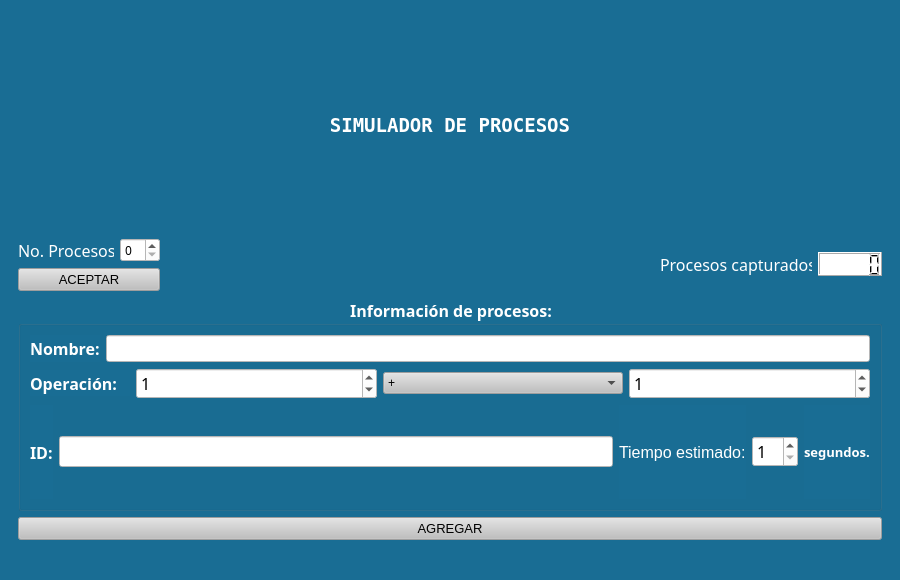
<?xml version="1.0" encoding="UTF-8"?>
<ui version="4.0">
 <class>MainWindow</class>
 <widget class="QMainWindow" name="MainWindow">
  <property name="geometry">
   <rect>
    <x>0</x>
    <y>0</y>
    <width>900</width>
    <height>580</height>
   </rect>
  </property>
  <property name="maximumSize">
   <size>
    <width>900</width>
    <height>580</height>
   </size>
  </property>
  <property name="font">
   <font>
    <family>Ubuntu Light</family>
    <pointsize>12</pointsize>
    <weight>50</weight>
    <bold>false</bold>
   </font>
  </property>
  <property name="windowTitle">
   <string>MainWindow</string>
  </property>
  <property name="styleSheet">
   <string notr="true">color: rgb(255, 255, 255);
background-color: #196D94;</string>
  </property>
  <widget class="QWidget" name="centralwidget">
   <layout class="QGridLayout" name="gridLayout_4">
    <item row="1" column="0">
     <widget class="QStackedWidget" name="stackedWidget">
      <property name="enabled">
       <bool>true</bool>
      </property>
      <property name="currentIndex">
       <number>0</number>
      </property>
      <widget class="QWidget" name="capturaProcesos">
       <property name="font">
        <font>
         <family>Ubuntu Light</family>
         <pointsize>12</pointsize>
        </font>
       </property>
       <layout class="QGridLayout" name="gridLayout_3">
        <item row="0" column="0">
         <widget class="QLabel" name="programName">
          <property name="font">
           <font>
            <family>Terminal</family>
            <pointsize>14</pointsize>
            <weight>75</weight>
            <bold>true</bold>
           </font>
          </property>
          <property name="text">
           <string>SIMULADOR DE PROCESOS</string>
          </property>
          <property name="alignment">
           <set>Qt::AlignCenter</set>
          </property>
         </widget>
        </item>
        <item row="2" column="0">
         <widget class="QGroupBox" name="dataGB">
          <property name="enabled">
           <bool>false</bool>
          </property>
          <property name="font">
           <font>
            <family>Ubuntu Light</family>
            <pointsize>12</pointsize>
            <weight>75</weight>
            <bold>true</bold>
           </font>
          </property>
          <property name="title">
           <string>Información de procesos:</string>
          </property>
          <property name="alignment">
           <set>Qt::AlignCenter</set>
          </property>
          <layout class="QGridLayout" name="gridLayout_2">
           <item row="0" column="0">
            <layout class="QHBoxLayout" name="horizontalLayout_13">
             <item>
              <widget class="QLabel" name="nameLB">
               <property name="font">
                <font>
                 <family>Ubuntu Light</family>
                 <pointsize>12</pointsize>
                </font>
               </property>
               <property name="text">
                <string>Nombre:</string>
               </property>
              </widget>
             </item>
             <item>
              <widget class="QLineEdit" name="nameLE">
               <property name="font">
                <font>
                 <family>Ubuntu</family>
                 <pointsize>12</pointsize>
                 <weight>50</weight>
                 <bold>false</bold>
                </font>
               </property>
               <property name="styleSheet">
                <string notr="true">background-color: rgb(255, 255, 255);
color: rgb(0, 0, 0);</string>
               </property>
              </widget>
             </item>
            </layout>
           </item>
           <item row="2" column="0">
            <layout class="QHBoxLayout" name="horizontalLayout_10">
             <item>
              <widget class="QLabel" name="idLB">
               <property name="font">
                <font>
                 <family>Ubuntu Light</family>
                 <pointsize>12</pointsize>
                </font>
               </property>
               <property name="text">
                <string>ID:</string>
               </property>
              </widget>
             </item>
             <item>
              <widget class="QLineEdit" name="idLE">
               <property name="font">
                <font>
                 <family>Ubuntu Light</family>
                 <pointsize>12</pointsize>
                </font>
               </property>
               <property name="styleSheet">
                <string notr="true">background-color: rgb(255, 255, 255);
color: rgb(0, 0, 0);</string>
               </property>
              </widget>
             </item>
             <item>
              <layout class="QHBoxLayout" name="horizontalLayout_15">
               <item>
                <widget class="QLabel" name="timeEstimatedLB">
                 <property name="font">
                  <font>
                   <family>Ubuntu</family>
                   <pointsize>12</pointsize>
                   <weight>50</weight>
                   <bold>false</bold>
                  </font>
                 </property>
                 <property name="text">
                  <string>Tiempo estimado:</string>
                 </property>
                </widget>
               </item>
               <item>
                <layout class="QHBoxLayout" name="horizontalLayout_16">
                 <item>
                  <widget class="QSpinBox" name="timeEstimatedSP">
                   <property name="font">
                    <font>
                     <family>Ubuntu Light</family>
                     <pointsize>12</pointsize>
                    </font>
                   </property>
                   <property name="styleSheet">
                    <string notr="true">background-color: rgb(255, 255, 255);
color: rgb(0, 0, 0);</string>
                   </property>
                   <property name="minimum">
                    <number>1</number>
                   </property>
                   <property name="value">
                    <number>1</number>
                   </property>
                  </widget>
                 </item>
                 <item>
                  <widget class="QLabel" name="segsLB">
                   <property name="font">
                    <font>
                     <family>Ubuntu Light</family>
                     <pointsize>10</pointsize>
                    </font>
                   </property>
                   <property name="text">
                    <string>segundos.</string>
                   </property>
                  </widget>
                 </item>
                </layout>
               </item>
              </layout>
             </item>
            </layout>
           </item>
           <item row="1" column="0">
            <layout class="QHBoxLayout" name="horizontalLayout_11">
             <item>
              <widget class="QLabel" name="operationLB">
               <property name="maximumSize">
                <size>
                 <width>100</width>
                 <height>26</height>
                </size>
               </property>
               <property name="font">
                <font>
                 <family>Ubuntu Light</family>
                 <pointsize>12</pointsize>
                </font>
               </property>
               <property name="text">
                <string>Operación:</string>
               </property>
              </widget>
             </item>
             <item>
              <layout class="QHBoxLayout" name="horizontalLayout_12">
               <item>
                <widget class="QSpinBox" name="number1SP">
                 <property name="font">
                  <font>
                   <family>Ubuntu Light</family>
                   <pointsize>12</pointsize>
                  </font>
                 </property>
                 <property name="styleSheet">
                  <string notr="true">background-color: rgb(255, 255, 255);
color: rgb(0, 0, 0);</string>
                 </property>
                 <property name="value">
                  <number>1</number>
                 </property>
                </widget>
               </item>
               <item>
                <widget class="QComboBox" name="symbolsCB">
                 <property name="styleSheet">
                  <string notr="true">color: rgb(0, 0, 0);
background-color: rgb(191, 191, 191);</string>
                 </property>
                 <property name="currentIndex">
                  <number>0</number>
                 </property>
                 <item>
                  <property name="text">
                   <string>+</string>
                  </property>
                 </item>
                 <item>
                  <property name="text">
                   <string>-</string>
                  </property>
                 </item>
                 <item>
                  <property name="text">
                   <string>*</string>
                  </property>
                 </item>
                 <item>
                  <property name="text">
                   <string>/</string>
                  </property>
                 </item>
                 <item>
                  <property name="text">
                   <string>% (mod)</string>
                  </property>
                 </item>
                </widget>
               </item>
               <item>
                <widget class="QSpinBox" name="number2SP">
                 <property name="font">
                  <font>
                   <family>Ubuntu Light</family>
                   <pointsize>12</pointsize>
                  </font>
                 </property>
                 <property name="styleSheet">
                  <string notr="true">background-color: rgb(255, 255, 255);
color: rgb(0, 0, 0);</string>
                 </property>
                 <property name="minimum">
                  <number>-99</number>
                 </property>
                 <property name="value">
                  <number>1</number>
                 </property>
                 <property name="displayIntegerBase">
                  <number>10</number>
                 </property>
                </widget>
               </item>
              </layout>
             </item>
            </layout>
           </item>
          </layout>
         </widget>
        </item>
        <item row="1" column="0">
         <layout class="QHBoxLayout" name="horizontalLayout_2">
          <item>
           <layout class="QGridLayout" name="gridLayout">
            <item row="0" column="0">
             <widget class="QLabel" name="processAcountLB">
              <property name="minimumSize">
               <size>
                <width>96</width>
                <height>24</height>
               </size>
              </property>
              <property name="maximumSize">
               <size>
                <width>96</width>
                <height>24</height>
               </size>
              </property>
              <property name="font">
               <font>
                <family>Ubuntu Light</family>
                <pointsize>12</pointsize>
               </font>
              </property>
              <property name="text">
               <string>No. Procesos:</string>
              </property>
             </widget>
            </item>
            <item row="0" column="1">
             <widget class="QSpinBox" name="processNumberSP">
              <property name="minimumSize">
               <size>
                <width>40</width>
                <height>24</height>
               </size>
              </property>
              <property name="maximumSize">
               <size>
                <width>40</width>
                <height>24</height>
               </size>
              </property>
              <property name="font">
               <font>
                <family>Ubuntu Light</family>
               </font>
              </property>
              <property name="styleSheet">
               <string notr="true">background-color: rgb(255, 255, 255);
color: rgb(0, 0, 0);</string>
              </property>
             </widget>
            </item>
            <item row="1" column="0" colspan="2">
             <widget class="QPushButton" name="processAcountPB">
              <property name="enabled">
               <bool>false</bool>
              </property>
              <property name="font">
               <font>
                <family>MS Shell Dlg 2</family>
                <pointsize>10</pointsize>
               </font>
              </property>
              <property name="styleSheet">
               <string notr="true">color: rgb(0, 0, 0);
background-color: rgb(191, 191, 191);</string>
              </property>
              <property name="text">
               <string>ACEPTAR</string>
              </property>
             </widget>
            </item>
           </layout>
          </item>
          <item>
           <spacer name="horizontalSpacer">
            <property name="orientation">
             <enum>Qt::Horizontal</enum>
            </property>
            <property name="sizeHint" stdset="0">
             <size>
              <width>168</width>
              <height>17</height>
             </size>
            </property>
           </spacer>
          </item>
          <item>
           <layout class="QHBoxLayout" name="horizontalLayout">
            <item>
             <widget class="QLabel" name="capturatedProcessesLB">
              <property name="minimumSize">
               <size>
                <width>152</width>
                <height>24</height>
               </size>
              </property>
              <property name="maximumSize">
               <size>
                <width>152</width>
                <height>24</height>
               </size>
              </property>
              <property name="font">
               <font>
                <family>Ubuntu Light</family>
                <pointsize>12</pointsize>
               </font>
              </property>
              <property name="text">
               <string>Procesos capturados:</string>
              </property>
             </widget>
            </item>
            <item>
             <widget class="QLCDNumber" name="capturatedProcessesCounter">
              <property name="minimumSize">
               <size>
                <width>64</width>
                <height>24</height>
               </size>
              </property>
              <property name="maximumSize">
               <size>
                <width>64</width>
                <height>24</height>
               </size>
              </property>
              <property name="styleSheet">
               <string notr="true">background-color: rgb(255, 255, 255);
color: rgb(0, 0, 0);</string>
              </property>
              <property name="digitCount">
               <number>5</number>
              </property>
              <property name="value" stdset="0">
               <double>0.000000000000000</double>
              </property>
             </widget>
            </item>
           </layout>
          </item>
         </layout>
        </item>
        <item row="3" column="0">
         <widget class="QPushButton" name="addProcessBT">
          <property name="enabled">
           <bool>false</bool>
          </property>
          <property name="font">
           <font>
            <family>MS Shell Dlg 2</family>
            <pointsize>10</pointsize>
           </font>
          </property>
          <property name="styleSheet">
           <string notr="true">color: rgb(0, 0, 0);
background-color: rgb(191, 191, 191)</string>
          </property>
          <property name="text">
           <string>AGREGAR</string>
          </property>
         </widget>
        </item>
       </layout>
      </widget>
      <widget class="QWidget" name="mostrarProcesos">
       <property name="maximumSize">
        <size>
         <width>1270</width>
         <height>720</height>
        </size>
       </property>
       <layout class="QGridLayout" name="gridLayout_8">
        <item row="0" column="0">
         <layout class="QHBoxLayout" name="horizontalLayout_4">
          <item>
           <widget class="QLabel" name="pendientLotsLB">
            <property name="font">
             <font>
              <family>Ubuntu</family>
              <pointsize>12</pointsize>
              <weight>75</weight>
              <bold>true</bold>
             </font>
            </property>
            <property name="text">
             <string>No. Lotes pendientes: </string>
            </property>
           </widget>
          </item>
          <item>
           <widget class="QLCDNumber" name="pendientLotsLCD"/>
          </item>
         </layout>
        </item>
        <item row="1" column="0">
         <widget class="QGroupBox" name="lotWorkingGB">
          <property name="maximumSize">
           <size>
            <width>255</width>
            <height>221</height>
           </size>
          </property>
          <property name="font">
           <font>
            <family>Ubuntu Light</family>
            <pointsize>12</pointsize>
            <weight>75</weight>
            <bold>true</bold>
           </font>
          </property>
          <property name="title">
           <string>Lote trabajando</string>
          </property>
          <property name="alignment">
           <set>Qt::AlignCenter</set>
          </property>
          <layout class="QGridLayout" name="gridLayout_5">
           <item row="0" column="0">
            <widget class="QTableWidget" name="lotWorkingTB">
             <property name="styleSheet">
              <string notr="true">background-color: white;
color: black;</string>
             </property>
             <property name="editTriggers">
              <set>QAbstractItemView::NoEditTriggers</set>
             </property>
             <attribute name="horizontalHeaderCascadingSectionResizes">
              <bool>false</bool>
             </attribute>
             <attribute name="horizontalHeaderStretchLastSection">
              <bool>true</bool>
             </attribute>
             <attribute name="verticalHeaderVisible">
              <bool>false</bool>
             </attribute>
             <column>
              <property name="text">
               <string>Nombre</string>
              </property>
             </column>
             <column>
              <property name="text">
               <string>TME</string>
              </property>
             </column>
            </widget>
           </item>
          </layout>
         </widget>
        </item>
        <item row="1" column="1">
         <widget class="QGroupBox" name="processRuningGB">
          <property name="maximumSize">
           <size>
            <width>255</width>
            <height>221</height>
           </size>
          </property>
          <property name="font">
           <font>
            <family>Ubuntu</family>
            <pointsize>12</pointsize>
            <weight>75</weight>
            <bold>true</bold>
           </font>
          </property>
          <property name="title">
           <string>Proceso en ejecución</string>
          </property>
          <property name="alignment">
           <set>Qt::AlignCenter</set>
          </property>
          <layout class="QGridLayout" name="gridLayout_6">
           <item row="0" column="0">
            <widget class="QTableWidget" name="processRuningTB">
             <property name="styleSheet">
              <string notr="true">background-color: white;
color: black;
</string>
             </property>
             <property name="editTriggers">
              <set>QAbstractItemView::NoEditTriggers</set>
             </property>
             <attribute name="horizontalHeaderVisible">
              <bool>false</bool>
             </attribute>
             <attribute name="horizontalHeaderCascadingSectionResizes">
              <bool>false</bool>
             </attribute>
             <attribute name="horizontalHeaderStretchLastSection">
              <bool>true</bool>
             </attribute>
             <attribute name="verticalHeaderCascadingSectionResizes">
              <bool>false</bool>
             </attribute>
             <attribute name="verticalHeaderStretchLastSection">
              <bool>false</bool>
             </attribute>
             <row>
              <property name="text">
               <string>ID</string>
              </property>
             </row>
             <row>
              <property name="text">
               <string>Nombre</string>
              </property>
             </row>
             <row>
              <property name="text">
               <string>OPE</string>
              </property>
             </row>
             <row>
              <property name="text">
               <string>TME</string>
              </property>
             </row>
             <row>
              <property name="text">
               <string>TT</string>
              </property>
             </row>
             <row>
              <property name="text">
               <string>TR</string>
              </property>
             </row>
             <column>
              <property name="text">
               <string>New Column</string>
              </property>
             </column>
            </widget>
           </item>
          </layout>
         </widget>
        </item>
        <item row="1" column="2">
         <widget class="QGroupBox" name="finishedGB">
          <property name="maximumSize">
           <size>
            <width>430</width>
            <height>16777215</height>
           </size>
          </property>
          <property name="font">
           <font>
            <family>Ubuntu</family>
            <pointsize>12</pointsize>
            <weight>75</weight>
            <bold>true</bold>
           </font>
          </property>
          <property name="title">
           <string>Terminados</string>
          </property>
          <property name="alignment">
           <set>Qt::AlignCenter</set>
          </property>
          <layout class="QGridLayout" name="gridLayout_7">
           <item row="0" column="0">
            <widget class="QTableWidget" name="finishedTB">
             <property name="styleSheet">
              <string notr="true">background-color: white;
color: black;</string>
             </property>
             <property name="editTriggers">
              <set>QAbstractItemView::NoEditTriggers</set>
             </property>
             <attribute name="verticalHeaderVisible">
              <bool>false</bool>
             </attribute>
             <column>
              <property name="text">
               <string>ID</string>
              </property>
             </column>
             <column>
              <property name="text">
               <string>OPE</string>
              </property>
             </column>
             <column>
              <property name="text">
               <string>RL</string>
              </property>
             </column>
             <column>
              <property name="text">
               <string>NL</string>
              </property>
             </column>
            </widget>
           </item>
          </layout>
         </widget>
        </item>
        <item row="2" column="0">
         <layout class="QHBoxLayout" name="horizontalLayout_3">
          <item>
           <widget class="QLabel" name="globalCountLB">
            <property name="font">
             <font>
              <family>Ubuntu</family>
              <pointsize>12</pointsize>
              <weight>75</weight>
              <bold>true</bold>
             </font>
            </property>
            <property name="text">
             <string>Contador global: </string>
            </property>
           </widget>
          </item>
          <item>
           <widget class="QLCDNumber" name="globalCountLCD"/>
          </item>
         </layout>
        </item>
        <item row="2" column="1">
         <widget class="QPushButton" name="startRunPB">
          <property name="font">
           <font>
            <family>Ubuntu</family>
            <pointsize>10</pointsize>
            <weight>75</weight>
            <bold>true</bold>
           </font>
          </property>
          <property name="styleSheet">
           <string notr="true">color: black;
background-color: white;</string>
          </property>
          <property name="text">
           <string>Comenzar</string>
          </property>
         </widget>
        </item>
       </layout>
      </widget>
     </widget>
    </item>
   </layout>
  </widget>
  <widget class="QMenuBar" name="menubar">
   <property name="geometry">
    <rect>
     <x>0</x>
     <y>0</y>
     <width>900</width>
     <height>22</height>
    </rect>
   </property>
  </widget>
  <widget class="QStatusBar" name="statusbar"/>
 </widget>
 <resources/>
 <connections/>
</ui>
